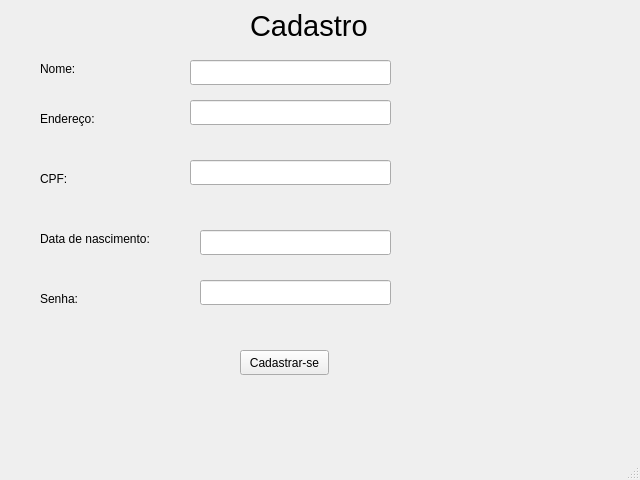
<?xml version="1.0" encoding="UTF-8"?>
<ui version="4.0">
 <class>MainWindow</class>
 <widget class="QMainWindow" name="MainWindow">
  <property name="geometry">
   <rect>
    <x>0</x>
    <y>0</y>
    <width>640</width>
    <height>480</height>
   </rect>
  </property>
  <property name="windowTitle">
   <string>MainWindow</string>
  </property>
  <widget class="QWidget" name="centralwidget">
   <widget class="QLabel" name="label">
    <property name="geometry">
     <rect>
      <x>40</x>
      <y>60</y>
      <width>67</width>
      <height>17</height>
     </rect>
    </property>
    <property name="text">
     <string>Nome:</string>
    </property>
   </widget>
   <widget class="QLabel" name="label_2">
    <property name="geometry">
     <rect>
      <x>40</x>
      <y>110</y>
      <width>81</width>
      <height>17</height>
     </rect>
    </property>
    <property name="text">
     <string>Endereço:</string>
    </property>
   </widget>
   <widget class="QLabel" name="label_3">
    <property name="geometry">
     <rect>
      <x>40</x>
      <y>170</y>
      <width>67</width>
      <height>17</height>
     </rect>
    </property>
    <property name="text">
     <string>CPF:</string>
    </property>
   </widget>
   <widget class="QLabel" name="label_4">
    <property name="geometry">
     <rect>
      <x>40</x>
      <y>230</y>
      <width>141</width>
      <height>17</height>
     </rect>
    </property>
    <property name="text">
     <string>Data de nascimento:</string>
    </property>
   </widget>
   <widget class="QLabel" name="label_5">
    <property name="geometry">
     <rect>
      <x>40</x>
      <y>290</y>
      <width>67</width>
      <height>17</height>
     </rect>
    </property>
    <property name="text">
     <string>Senha:</string>
    </property>
   </widget>
   <widget class="QLineEdit" name="lineEdit">
    <property name="geometry">
     <rect>
      <x>190</x>
      <y>60</y>
      <width>201</width>
      <height>25</height>
     </rect>
    </property>
   </widget>
   <widget class="QLineEdit" name="lineEdit_2">
    <property name="geometry">
     <rect>
      <x>190</x>
      <y>100</y>
      <width>201</width>
      <height>25</height>
     </rect>
    </property>
   </widget>
   <widget class="QLineEdit" name="lineEdit_3">
    <property name="geometry">
     <rect>
      <x>190</x>
      <y>160</y>
      <width>201</width>
      <height>25</height>
     </rect>
    </property>
   </widget>
   <widget class="QLineEdit" name="lineEdit_4">
    <property name="geometry">
     <rect>
      <x>200</x>
      <y>230</y>
      <width>191</width>
      <height>25</height>
     </rect>
    </property>
   </widget>
   <widget class="QLineEdit" name="lineEdit_5">
    <property name="geometry">
     <rect>
      <x>200</x>
      <y>280</y>
      <width>191</width>
      <height>25</height>
     </rect>
    </property>
   </widget>
   <widget class="QPushButton" name="pushButton">
    <property name="geometry">
     <rect>
      <x>240</x>
      <y>350</y>
      <width>89</width>
      <height>25</height>
     </rect>
    </property>
    <property name="text">
     <string>Cadastrar-se</string>
    </property>
   </widget>
   <widget class="QLabel" name="label_6">
    <property name="geometry">
     <rect>
      <x>250</x>
      <y>10</y>
      <width>121</width>
      <height>31</height>
     </rect>
    </property>
    <property name="font">
     <font>
      <pointsize>22</pointsize>
     </font>
    </property>
    <property name="text">
     <string>Cadastro</string>
    </property>
   </widget>
  </widget>
  <widget class="QStatusBar" name="statusbar"/>
 </widget>
 <resources/>
 <connections/>
</ui>
